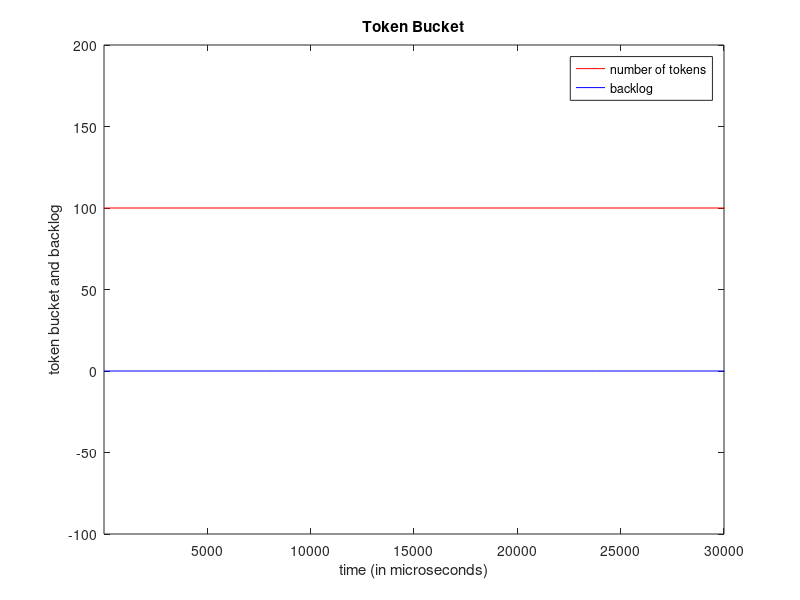
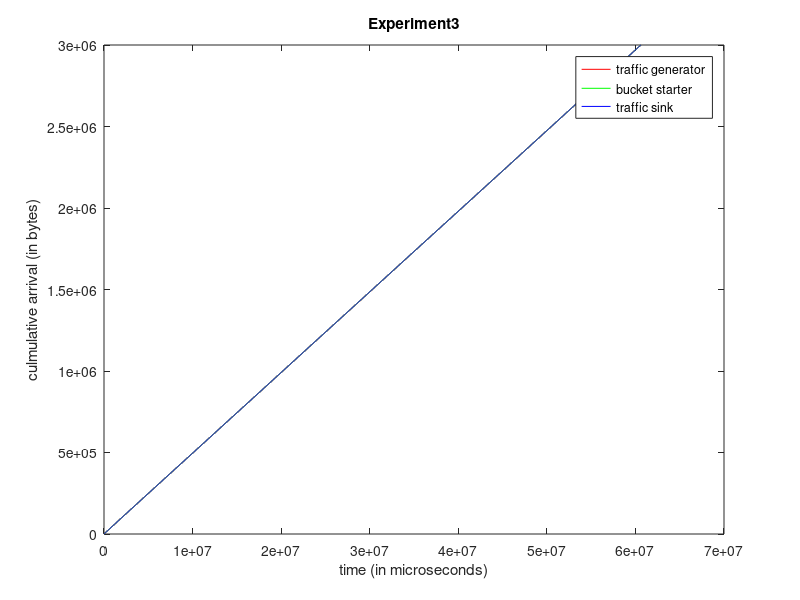

MATLAB code to generate these figures, in order:
clc;clear all;
%%%%%%%%%%%%%%%%%%%%%%%%%%%%%%%%%%%%%%%%%%%%%%%%%%%%%%%%%%%%%%%%%%%
%Reading data from a file
%Note that time is in micro seconds and packetsize is in Bytes
%%%%%%%%%%%%%%%%%%%%%%%%%%%%%%%%%%%%%%%%%%%%%%%%%%%%%%%%%%%%%%%%%%%


%trace file
[packet_no_p, time_p, packetsize_p] = textread('ex1_output.txt', '%f %f %f');

time_array = zeros(1,30000);
cumulative_arrival = zeros(1,30000);

time_array(1) = time_p(1);
cumulative_arrival(1) = packetsize_p(1);
i=2
while i<=30000
    time_array(i) = time_array(i-1) + time_p(i);
    cumulative_arrival(i) = cumulative_arrival(i-1) + packetsize_p(i);
    i=i+1;
end


%token bucket output
[arrival_time, packetsize_p2, back_log, num_of_tokens] = textread('ex1_bucket.txt', '%f %f %f %f');
time_array2 = zeros(1,30000);
cumulative_arrival2 = zeros(1,30000);

time_array2(1) = arrival_time(1);
cumulative_arrival2(1) = packetsize_p2(1);
i=2
while i<=30000
    time_array2(i) = time_array2(i-1) + arrival_time(i);
    cumulative_arrival2(i) = cumulative_arrival2(i-1) + packetsize_p2(i);
    i=i+1;
end


%sink output
[packet_no_p3, packetsize_p3, arrival_time] = textread('ex1_TrafficSinkOutput.txt', '%f %f %f');
time_array3 = zeros(1,30000);
cumulative_arrival3 = zeros(1,30000);

time_array3(1) = arrival_time(1);
cumulative_arrival3(1) = packetsize_p3(1);
i=2
while i<=30000
    time_array3(i) = time_array3(i-1) + arrival_time(i);
    cumulative_arrival3(i) = cumulative_arrival3(i-1) + packetsize_p3(i);
    i=i+1;
end


%plot that shows the content of the token bucket and the backlog
%in the buffer as a function of time
figure(1);
subplot(1,1,1);
num_of_tokens_to_plot = zeros(1,30000);
back_log_to_plot = zeros(1,30000);
i=1;
while i<=30000
    num_of_tokens_to_plot(i) = num_of_tokens(i);
    back_log_to_plot(i) = back_log(i);
    i=i+1;
end
h1 = plot(time_array2,num_of_tokens_to_plot, 'r',time_array2, back_log_to_plot,'b')
hold on
hkeg1= legend(h1,'number of tokens','backlog');
title('Token Bucket');
xlabel('time (in microseconds)');
ylabel('token bucket and backlog');
axis([1 30000 -100 200])

figure(2);
h2 = plot(time_array,cumulative_arrival, 'r', time_array2,cumulative_arrival2, 'g', time_array3,cumulative_arrival3, 'b' );
hold on
hkeg2 = legend(h2, 'traffic generator', 'bucket starter', 'traffic sink');
title('Experiment3');
xlabel('time (in microseconds)');
ylabel('culmulative arrival (in bytes)');